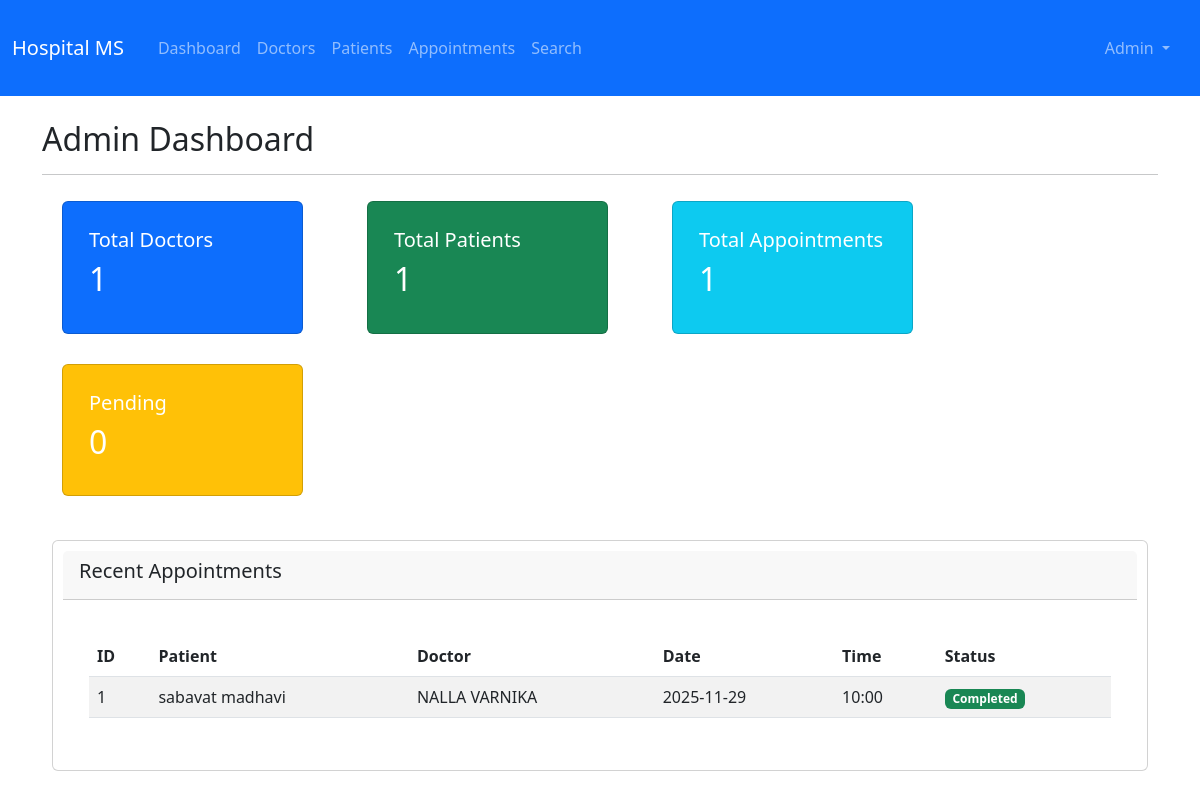
The app's page /admin/dashboard (signed in) with its own data.
### backend/app.py (models this page shows, shortened)
class User(UserMixin, db.Model):
    id = db.Column(db.Integer, primary_key=True)
    username = db.Column(db.String(180), unique=True, nullable=False)
    email = db.Column(db.String(100), unique=True, nullable=False)
    password_hash = db.Column(db.String(100), nullable=False)
    role = db.Column(db.String(50), nullable=False)
    full_name = db.Column(db.String(80), nullable=False)
    phone = db.Column(db.String(10))
    is_active = db.Column(db.Boolean, default=True)
    created_at = db.Column(db.DateTime, default=datetime.utcnow)

class Appointment(db.Model):
    id = db.Column(db.Integer, primary_key=True)
    patient_id = db.Column(db.Integer, db.ForeignKey('patient.id'), nullable=False)
    doctor_id = db.Column(db.Integer, db.ForeignKey('doctor.id'), nullable=False)
    appointment_date = db.Column(db.Date, nullable=False)
    appointment_time = db.Column(db.Time, nullable=False)
    status = db.Column(db.String(50), default='Booked')
    reason = db.Column(db.Text)
    created_at = db.Column(db.DateTime, default=datetime.utcnow)
    treatment = db.relationship('Treatment', backref='appointment', uselist=False, cascade='all, delete-orphan')

### backend/app.py (the view)
@app.route('/admin/dashboard')
@login_required
@role_required('admin')
def admin_dashboard():
    return render_template('admin/dashboard.html',
        total_doctors=Doctor.query.join(User).filter(User.is_active).count(),
        total_patients=Patient.query.join(User).filter(User.is_active).count(),
        total_appointments=Appointment.query.count(),
        pending_appointments=Appointment.query.filter_by(status='Booked').count(),
        recent_appointments=Appointment.query.order_by(Appointment.created_at.desc()).limit(5).all())

### backend/app.py (called while the page is built)
@login_manager.user_loader
def load_user(user_id): return User.query.get(int(user_id))

def role_required(role):
    def decorator(f):
        @wraps(f)
        def decorated_function(*args, **kwargs):
            if not current_user.is_authenticated or current_user.role != role:
                flash('Access denied', 'danger')
                return redirect(url_for('index'))
            return f(*args, **kwargs)
        return decorated_function
    return decorator

### frontend/templates/admin/dashboard.html (shortened to what this page needs)
{% extends "base.html" %}
{% block content %}
<h2> Admin Dashboard</h2>
<hr>
<div class="row mb-4">
    <div class="col-md-3">
        <div class="card text-white bg-primary">
            <div class="card-body">
                <h5 class="card-title">Total Doctors</h5>
                <h2>{{ total_doctors }}</h2>
            </div>
        </div>
    </div>
    <div class="col-md-3">
        <div class="card text-white bg-success">
            <div class="card-body">
                <h5 class="card-title"> Total Patients</h5>
                <h2>{{ total_patients }}</h2>
            </div>
        </div>
    </div>
    <div class="col-md-3">
        <div class="card text-white bg-info">
            <div class="card-body">
                <h5 class="card-title">Total Appointments</h5>
                <h2>{{ total_appointments }}</h2>
            </div>
        </div>
    </div>
    <div class="col-md-3">
        <div class="card text-white bg-warning">
            <div class="card-body">
                <h5 class="card-title">Pending</h5>
                <h2>{{ pending_appointments }}</h2>
            </div>
        </div>
    </div>
</div>
<div class="card">
    <div class="card-header">
        <h5>Recent Appointments</h5>
    </div>
    <div class="card-body">
        <div class="table-responsive">
            <table class="table table-striped">
                <thead>
                    <tr>
                        <th>ID</th>
                        <th>Patient</th>
                        <th>Doctor</th>
                        <th>Date</th>
                        <th>Time</th>
                        <th>Status</th>
                    </tr>
                </thead>
                <tbody>
                    {% for appointment in recent_appointments %}
                    <tr>
                        <td>{{ appointment.id }}</td>
                        <td>{{ appointment.patient.user.full_name }}</td>
                        <td>{{ appointment.doctor.user.full_name }}</td>
                        <td>{{ appointment.appointment_date.strftime('%Y-%m-%d') }}</td>
                        <td>{{ appointment.appointment_time.strftime('%H:%M') }}</td>
                        <td>
                            <span class="badge bg-{{ 'success' if appointment.status == 'Completed' else 'warning' if appointment.status == 'Booked' else 'danger' }}">
                                {{ appointment.status }}
                            </span>
                        </td>
                    </tr>
                    {% endfor %}
                </tbody>
            </table>
        </div>
    </div>
</div>
{% endblock %}

### frontend/templates/base.html (shortened to what this page needs)
<!DOCTYPE html>
<html lang="en">
<head>
    <link href="https://cdn.jsdelivr.net/npm/bootstrap@5.3.0/dist/css/bootstrap.min.css" rel="stylesheet">
    <link rel="stylesheet" href="https://cdn.jsdelivr.net/npm/bootstrap-icons@1.10.0/font/bootstrap-icons.css">
    <link rel="stylesheet" href="{{ url_for('static', filename='css/style.css') }}">
</head>
<body>
    <nav class="navbar navbar-expand-lg navbar-dark bg-primary">
        <div class="container-fluid">
            <a class="navbar-brand" href="{{ url_for('index') }}"> Hospital MS</a>
            <div class="collapse navbar-collapse" id="navbarNav">
                <ul class="navbar-nav me-auto">
                    {% if current_user.is_authenticated %}
                        {% if current_user.role == 'admin' %}
                            <li class="nav-item"><a class="nav-link" href="{{ url_for('admin_dashboard') }}"> Dashboard</a></li>
                            <li class="nav-item"><a class="nav-link" href="{{ url_for('admin_doctors') }}"> Doctors</a></li>
                            <li class="nav-item"><a class="nav-link" href="{{ url_for('admin_patients') }}"> Patients</a></li>
                            <li class="nav-item"><a class="nav-link" href="{{ url_for('admin_appointments') }}">Appointments</a></li>
                            <li class="nav-item"><a class="nav-link" href="{{ url_for('admin_search') }}"> Search</a></li>
                        {% endif %}
                    {% endif %}
                </ul>
                <ul class="navbar-nav">
                    {% if current_user.is_authenticated %}
                        <li class="nav-item dropdown">
                            <a class="nav-link dropdown-toggle" href="#" id="navbarDropdown" role="button" data-bs-toggle="dropdown">
                               {{ current_user.full_name }}
                            </a>
                        </li>
                    {% else %}
                        <li class="nav-item"><a class="nav-link" href="{{ url_for('login') }}"> Login</a></li>
                        <li class="nav-item"><a class="nav-link" href="{{ url_for('register') }}"> Register</a></li>
                    {% endif %}
                </ul>
            </div>
        </div>
    </nav>
    <main class="container my-4">
        {% block content %}{% endblock %}
    </main>
</body>
</html>

### frontend/static/css/style.css (style rules this page uses)
div { margin: 10px; }
a { text-decoration: none; }

### records on screen
User: full_name "Admin"
Appointment: id "1", patient.user.full_name "sabavat madhavi", doctor.user.full_name "NALLA VARNIKA", appointment_date "2025-11-29", appointment_time "10:00", status "Completed"

### other values on screen
{{ total_doctors }} "1"
{{ total_patients }} "1"
{{ total_appointments }} "1"
{{ pending_appointments }} "0"
